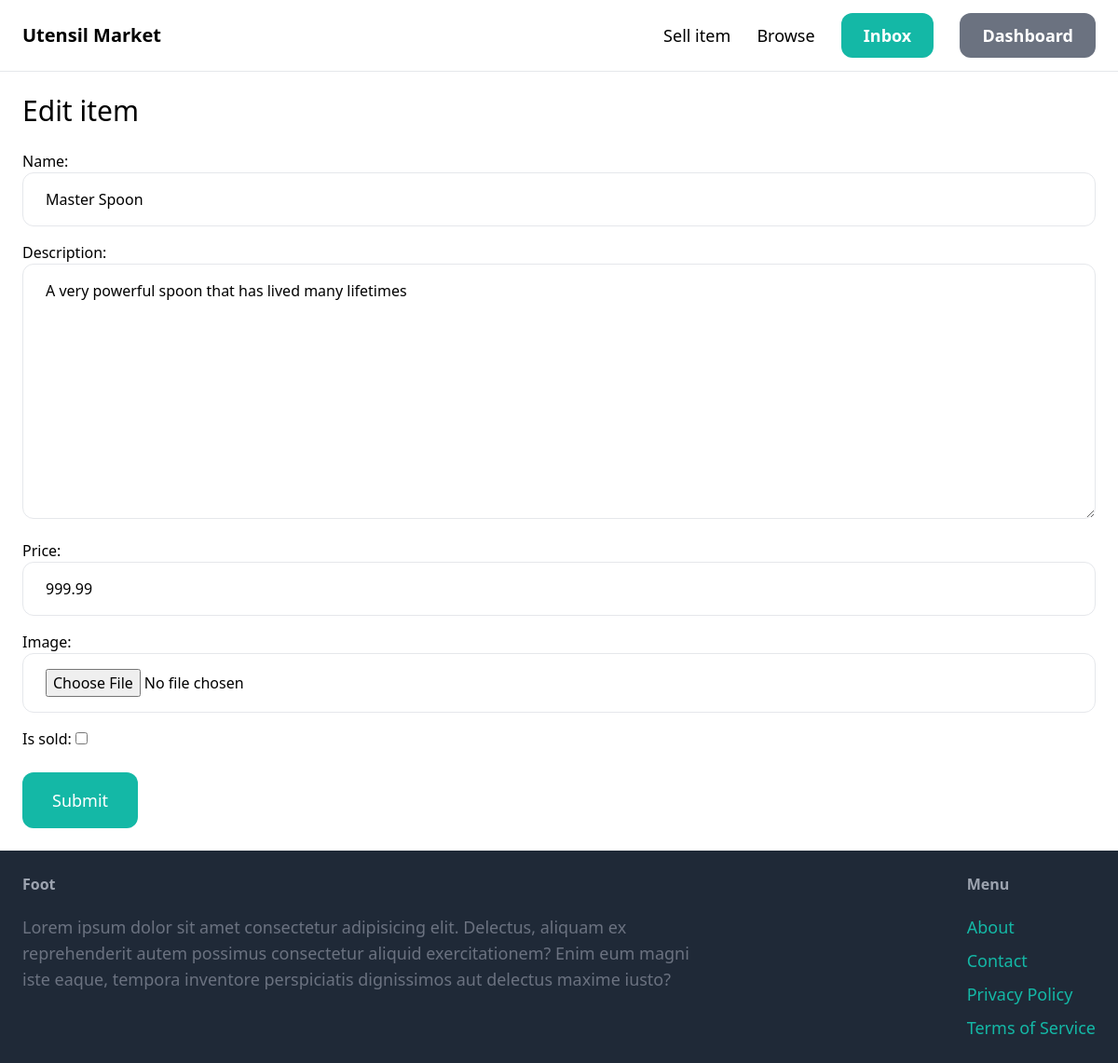
Before: /items/1/edit/ (signed in) with the older database file.
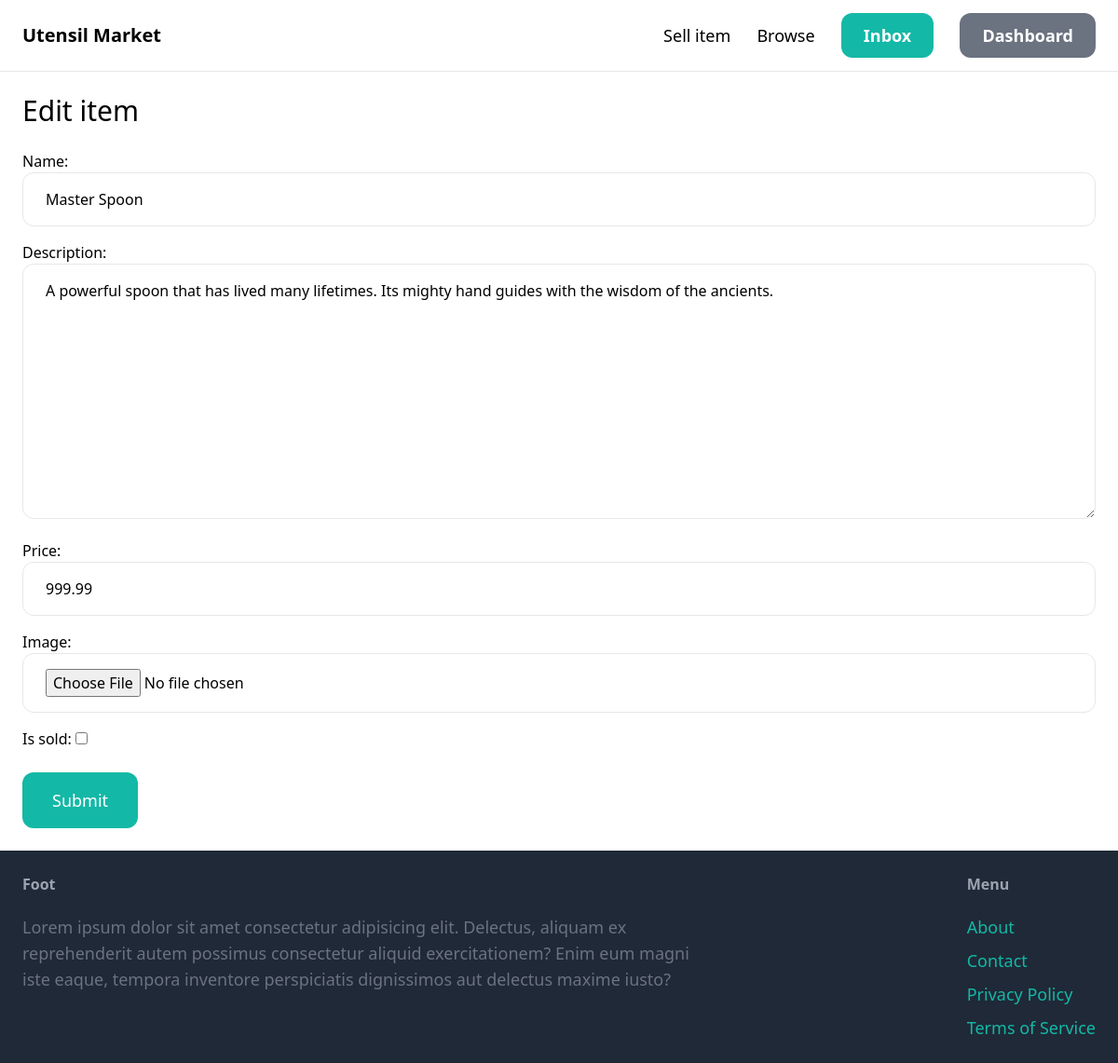
After: the same page with the newer database file.
### item/models.py (models this page shows, shortened)
class Item(models.Model):
    category = models.ForeignKey(Category, related_name='items', on_delete=models.CASCADE)
    name = models.CharField(max_length=255)
    description = models.TextField(blank=True, null=True)
    price = models.FloatField()
    image = models.ImageField(upload_to='item_images', blank=True, null=True)
    is_sold = models.BooleanField(default=False)
    created_by = models.ForeignKey(User, related_name='items', on_delete=models.CASCADE)
    created_at = models.DateTimeField(auto_now_add=True)

### item/views.py (the view)
# urls.py: path('<int:pk>/edit/', views.edit, name='edit')
@login_required
def edit(request, pk):
    item = get_object_or_404(Item, pk=pk, created_by=request.user)
    if request.method == 'POST':
        form = EditItemForm(request.POST, request.FILES, instance=item)
        if form.is_valid():
            form.save()
            return redirect('item:detail', pk=item.id)
    else:
        form = EditItemForm(instance=item)
    return render(request, 'item/form.html', {
        'form': form,
        'title': 'Edit item',
    })

### item/forms.py
class EditItemForm(forms.ModelForm):
    class Meta:
        model = Item
        fields = ('name', 'description', 'price', 'image', 'is_sold')
        widgets = {
            'name': forms.TextInput(attrs={
                'class': fieldStyling
            }),
            'description': forms.Textarea(attrs={
                'class': fieldStyling
            }),
            'price': forms.TextInput(attrs={
                'class': fieldStyling
            }),
            'image': forms.FileInput(attrs={
                'class': fieldStyling
            })
        }

### item/templates/item/form.html (shortened to what this page needs)
{% extends 'core/base.html' %}
{% block stuff %}
<h1 class="mb-6 text-3xl">{{ title }}</h1>
<form method="post" action="." enctype="multipart/form-data">
    <div class="space-y-4">
        {{ form.as_p }}
    </div>
    <button class="mt-6 py-4 px-8 text-lg bg-teal-500 hover:bg-teal-700 rounded-xl text-white">Submit</button>
</form>
{% endblock %}

Changed rows visible on the page:
changed Item "Master Spoon": description "A very powerful spoon that has lived many lifetimes" → "A powerful spoon that has lived many lifetimes. Its mighty hand guides with the wisdom of the ancients."
